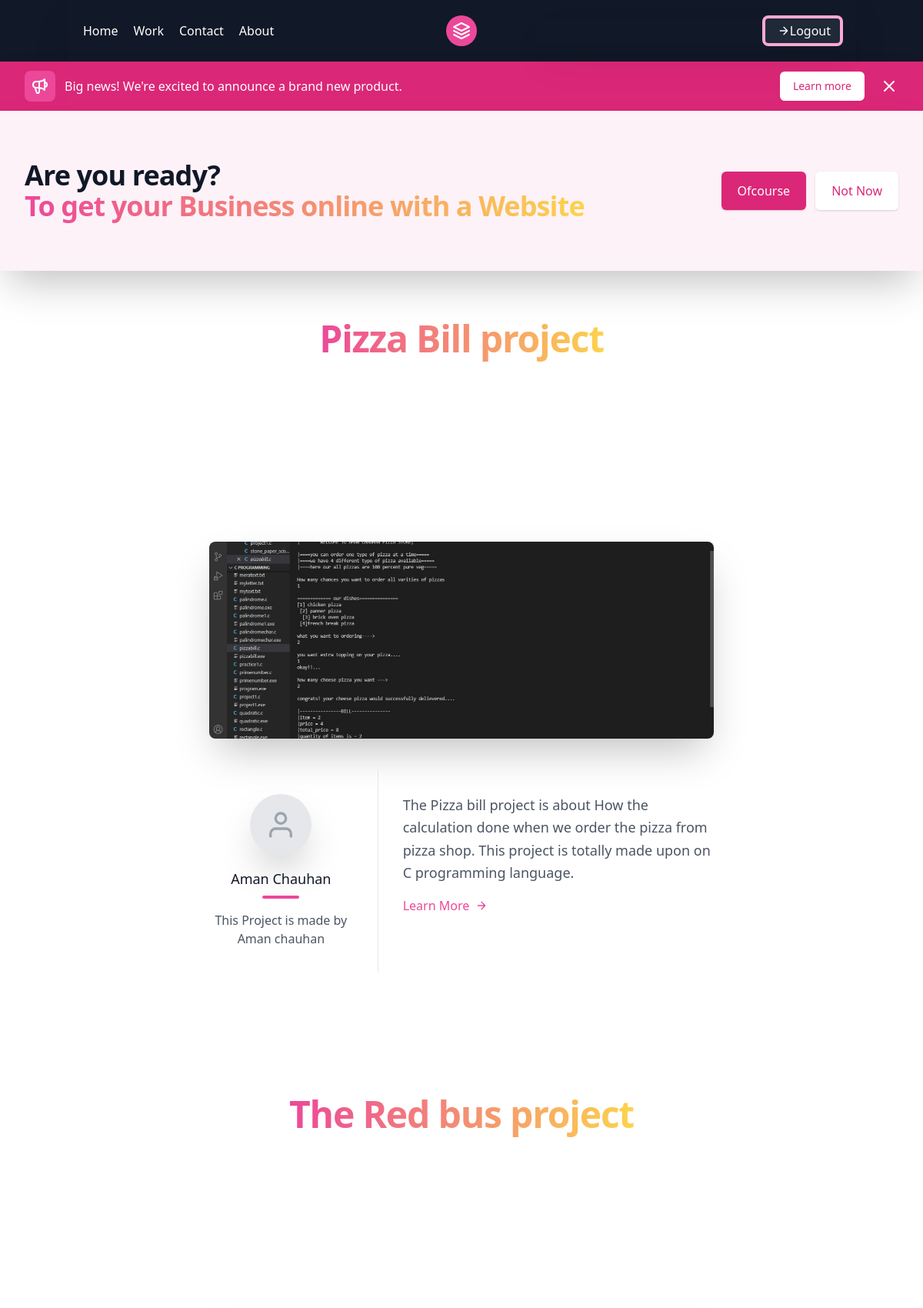
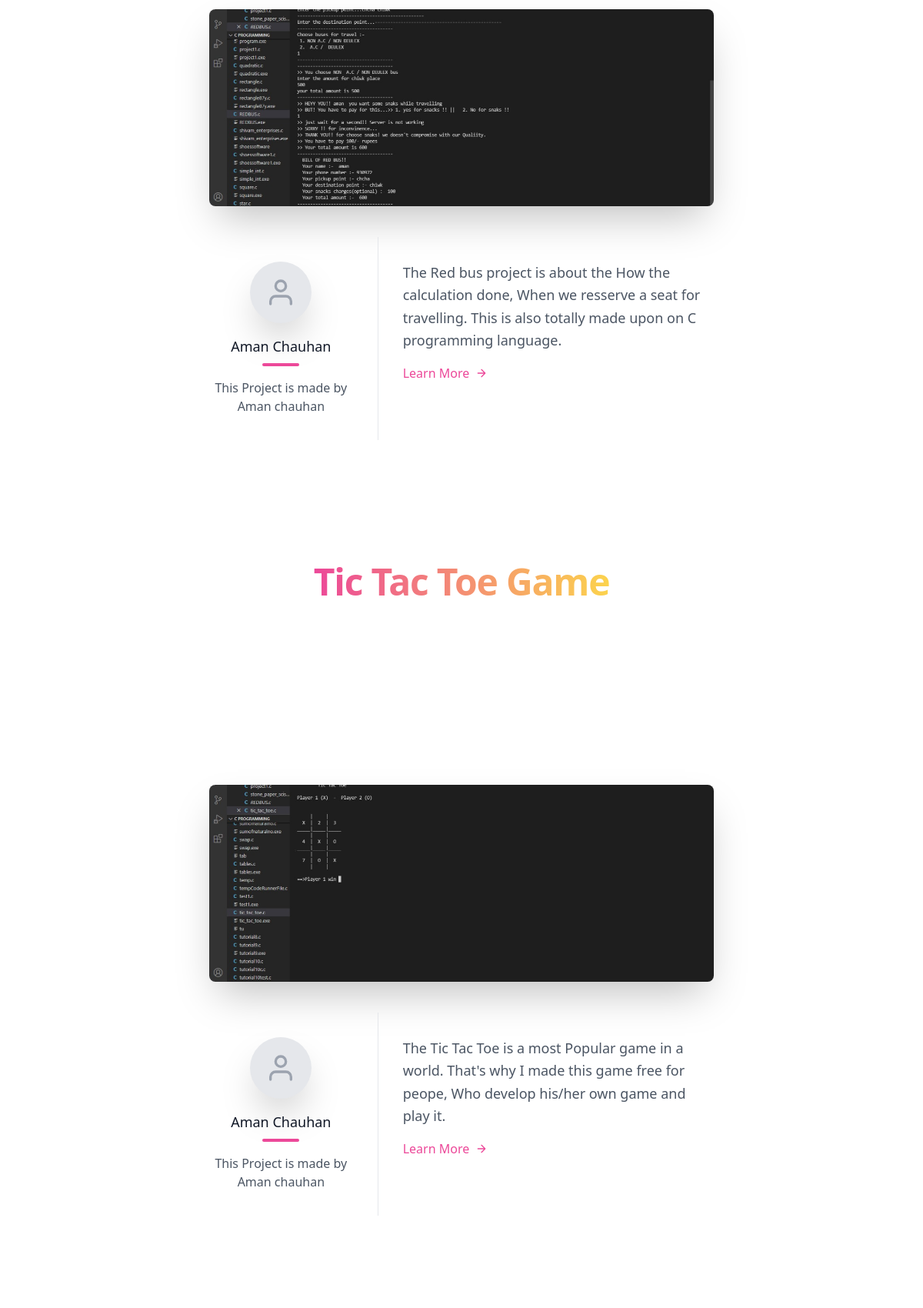
Page /work (signed in, upper part) on the committed database (2 pictures, top to bottom).
### home/models.py (models this page shows, shortened)
class Cprog(models.Model):
    title =  models.CharField(max_length=40)
    desc = models.TextField()
    image = models.ImageField(upload_to = "progC")
    new_slug = AutoSlugField(populate_from = 'title', unique = True, null = True, default = None)

### home/views.py (the view)
# urls.py: path('work', views.work, name='work'),
def work(request):
    if request.user.is_anonymous:
        return redirect("/view_login")
    ckacode = Cprog.objects.all()
    pykacode = basicPython.objects.all()
    params = {
        'works':ckacode,
        'pythons':pykacode
    }
    return render(request, 'work.html', params)

### templates/work.html (shortened to what this page needs)
<!DOCTYPE html>
<html lang="en"><head><meta http-equiv="Content-Type" content="text/html; charset=UTF-8">
    <link href="https://unpkg.com/tailwindcss@^2/dist/tailwind.min.css" rel="stylesheet">
</head>
<body>
    {% include 'header.html' %}
<div class="bg-pink-600 shadow-2xl">
    <div class="max-w-7xl mx-auto py-3 px-3 sm:px-6 lg:px-8">
      <div class="flex items-center justify-between flex-wrap">
        <div class="w-0 flex-1 flex items-center">
          <span class="flex p-2 rounded-lg bg-pink-500">
          </span>
          <p class="ml-3 font-medium text-white truncate">
            <span class="hidden md:inline">
              Big news! We're excited to announce a brand new product.
            </span>
          </p>
        </div>
        <div class="order-3 mt-2 flex-shrink-0 w-full sm:order-2 sm:mt-0 sm:w-auto">
          <a href="login.html" class="flex items-center justify-center px-4 py-2 border border-transparent rounded-md shadow-sm text-sm font-medium text-pink-600 bg-white hover:bg-pink-100">
            Learn more
          </a>
        </div>
        <div class="order-2 flex-shrink-0 sm:order-3 sm:ml-3">
          <button type="button" class="-mr-1 flex p-2 rounded-md hover:bg-pink-500 focus:outline-none focus:ring-4 focus:ring-white sm:-mr-2">
            <svg class="h-6 w-6 text-white" xmlns="http://www.w3.org/2000/svg" fill="none" viewBox="0 0 24 24" stroke="currentColor" aria-hidden="true">
              <path stroke-linecap="round" stroke-linejoin="round" stroke-width="2" d="M6 18L18 6M6 6l12 12"></path>
            </svg>
          </button>
        </div>
      </div>
    </div>
  </div>
<div class="bg-pink-50 shadow-2xl">
  <div class="max-w-7xl mx-auto py-12 px-4 sm:px-6 lg:py-16 lg:px-8 lg:flex lg:items-center lg:justify-between">
    <h2 class="text-3xl font-extrabold tracking-tight text-gray-900 sm:text-4xl">
      <span class="block">Are you ready?</span>
      <span class="bg-clip-text text-transparent bg-gradient-to-r from-pink-500 to-yellow-300">To get your Business online with a Website</span>
    </h2>
    <div class="mt-8 flex lg:mt-0 lg:flex-shrink-0">
      <div class="inline-flex rounded-md shadow">
        <a href="login.html" class="inline-flex items-center justify-center px-5 py-3 border border-transparent text-base font-medium rounded-md text-white bg-pink-600 hover:bg-pink-700">
          Ofcourse
        </a>
      </div>
      <div class="ml-3 inline-flex rounded-md shadow">
        <a href="index.html" class="inline-flex items-center justify-center px-5 py-3 border border-transparent text-base font-medium rounded-md text-pink-600 bg-white hover:bg-pink-50">
          Not Now
        </a>
      </div>
    </div>
  </div>
</div>
{% for item  in works %}
<div class="bg-white-50 flex flex-col text-center w-full mb-20">
  <div class="max-w-7xl mx-auto py-12 px-4 sm:px-6 lg:py-16 lg:px-8 lg:flex lg:items-center lg:justify-between">
    <h2 class="text-3xl font-extrabold tracking-tight text-pink-500 sm:text-5xl">
      <span class="bg-clip-text text-transparent bg-gradient-to-r from-pink-500 to-yellow-300"><u>{{item.title}}</u></span>
    </h2>
   </div>
 </div>
<section class="text-gray-600 body-font">
  <div class="container px-5 py-24 mx-auto flex flex-col">
    <div class="lg:w-4/6 mx-auto">
      <div class="rounded-lg h-64 overflow-hidden  shadow-2xl">
        <img alt="content" class="object-cover object-center h-full w-full shadow-2xl" src="{{item.image.url}}">
      </div>
      <div class="flex flex-col sm:flex-row mt-10">
        <div class="sm:w-1/3 text-center sm:pr-8 sm:py-8">
          <div class="w-20 h-20 rounded-full inline-flex items-center justify-center bg-gray-200 text-gray-400 shadow-2xl">
            <svg fill="none" stroke="currentColor" stroke-linecap="round" stroke-linejoin="round" stroke-width="2" class="w-10 h-10" viewBox="0 0 24 24">
              <path d="M20 21v-2a4 4 0 00-4-4H8a4 4 0 00-4 4v2"></path>
              <circle cx="12" cy="7" r="4"></circle>
            </svg>
          </div>
          <div class="flex flex-col items-center text-center justify-center">
            <h2 class="font-medium title-font mt-4 text-gray-900 text-lg">Aman Chauhan</h2>
            <div class="w-12 h-1 bg-pink-500 rounded mt-2 mb-4"></div>
            <p class="text-base">This Project is made by Aman  chauhan</p>
          </div>
        </div>
        <div class="sm:w-2/3 sm:pl-8 sm:py-8 sm:border-l border-gray-200 sm:border-t-0 border-t mt-4 pt-4 sm:mt-0 text-center sm:text-left">
          <p class="leading-relaxed text-lg mb-4">{{item.desc | safe}}  </p>
          <a class="text-pink-500 inline-flex items-center hover:text-pink-700" href="/c_codes/{{item.new_slug}}">Learn More
            <svg fill="none" stroke="currentColor" stroke-linecap="round" stroke-linejoin="round" stroke-width="2" class="w-4 h-4 ml-2" viewBox="0 0 24 24">
              <path d="M5 12h14M12 5l7 7-7 7"></path>
            </svg>
          </a>
        </div>
      </div>
    </div>
  </div>
</section>
{% endfor %}
</body>
{% include 'footer.html' %}
</html>

### templates/header.html (shortened to what this page needs)
<header class="text-white bg-gray-900 body-font">
  <div class="container mx-auto flex flex-wrap p-5 flex-col md:flex-row items-center shadow-2xl ...">
    <nav class="flex lg:w-2/5 flex-wrap items-center text-base md:ml-auto">
      <a class="mr-5 hover:text-pink-400" href="/">Home</a>
      <a class="mr-5 hover:text-pink-400" href="/work">Work</a>
      <a class="mr-5 hover:text-pink-400" href="/contact">Contact</a>
      <a class="mr-5 hover:text-pink-400" href="/about">About</a>
    </nav>
    <a class="flex order-first lg:order-none lg:w-1/5 title-font font-medium items-center text-white lg:items-center lg:justify-center mb-4 md:mb-0">
      <svg xmlns="http://www.w3.org/2000/svg" fill="none" stroke="currentColor" stroke-linecap="round" stroke-linejoin="round" stroke-width="2" class="w-10 h-10 text-white p-2 bg-pink-500 rounded-full" viewBox="0 0 24 24">
        <path d="M12 2L2 7l10 5 10-5-10-5zM2 17l10 5 10-5M2 12l10 5 10-5"></path>
      </svg>
    </a>
    <div class="lg:w-2/5 inline-flex lg:justify-end ml-5 lg:ml-0 shadow-2xl ...">
      <button class="inline-flex items-center bg-gray-800 border-0 py-1 px-3 focus:outline-none hover:bg-pink-700 rounded text-base mt-4 md:mt-0 ... ring-4 ring-pink-300">
        <svg fill="none" stroke="currentColor" stroke-linecap="round" stroke-linejoin="round" stroke-width="2" class="w-4 h-4 ml-1" viewBox="0 0 24 24">
          <path d="M5 12h14M12 5l7 7-7 7"></path>
        </svg>
        <a href="/view_logout">Logout</a>
      </button>
    </div>
  </div>
</header>

### templates/footer.html (shortened to what this page needs)
  </body>
  </html>

### rows in the picture
Cprog: image (picture), desc "The Pizza bill project is about How the calculation done when we order the pizza from pizza shop. This project is totally made upon on C programming language."
Cprog: image (picture), desc "The Red bus project is about the How the calculation done, When we resserve a seat for travelling. This is also totally made upon on C programming language."
Cprog: image (picture), desc "The Tic Tac Toe is a most Popular game in a world. That's why I made this game free for peope, Who develop his/her own game and play it."
